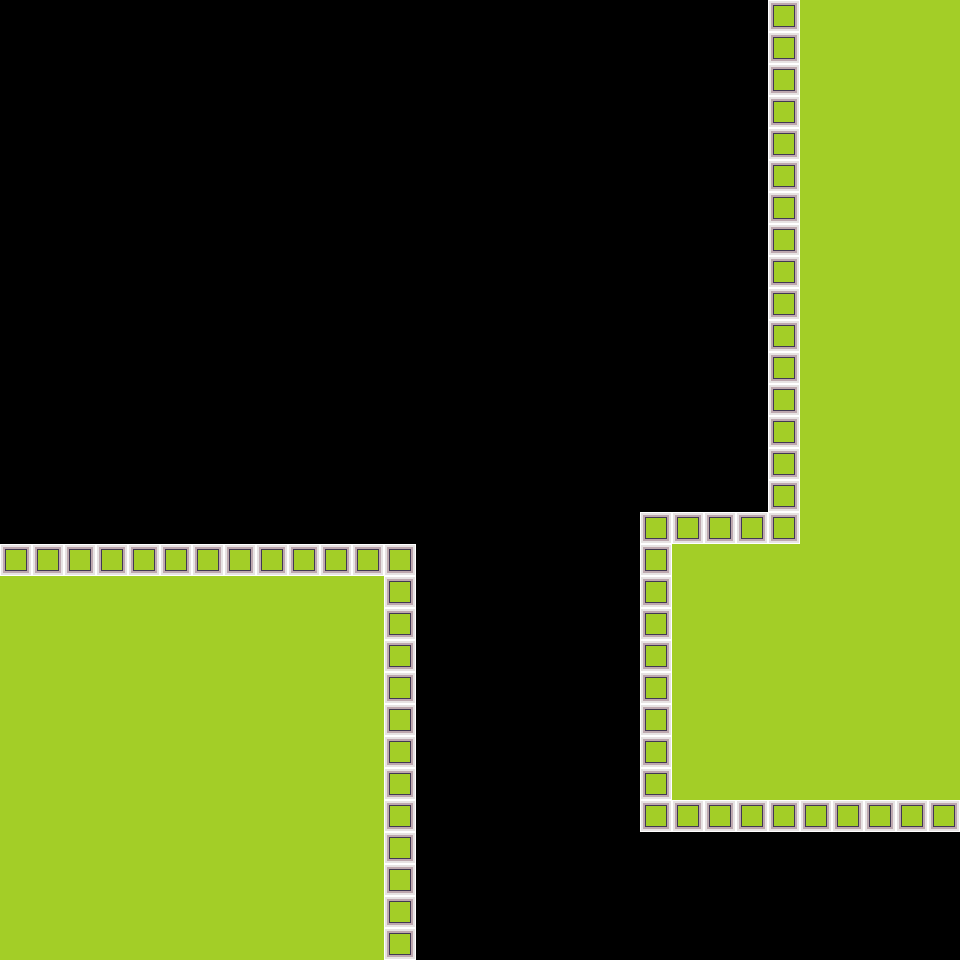

Tiled map render using the project's own tile images. Description and the whole map definition, tile-layer contents included, below:
An orthogonal 30x30 tile map with 32x32 px tiles, 1 tile layer (Tile Layer 1).

<map version="1.0" orientation="orthogonal" renderorder="left-down" width="30" height="30" tilewidth="32" tileheight="32" nextobjectid="1">
 <properties>
  <property name="DownExitMaxX" value="13" />
  <property name="MaxY" value="16" />
  <property name="UpExitMaxX" value="23" />
 </properties>
 <tileset firstgid="1" name="Tileset" tilewidth="32" tileheight="32">
  <image source="../TiledTileset.png" trans="ff00ff" width="320" height="160" />
 </tileset>
 <layer name="Tile Layer 1" width="30" height="30">
  <data encoding="csv">
0,0,0,0,0,0,0,0,0,0,0,0,0,0,0,0,0,0,0,0,0,0,0,0,12,11,11,11,11,11,
0,0,0,0,0,0,0,0,0,0,0,0,0,0,0,0,0,0,0,0,0,0,0,0,12,11,11,11,11,11,
0,0,0,0,0,0,0,0,0,0,0,0,0,0,0,0,0,0,0,0,0,0,0,0,12,11,11,11,11,11,
0,0,0,0,0,0,0,0,0,0,0,0,0,0,0,0,0,0,0,0,0,0,0,0,12,11,11,11,11,11,
0,0,0,0,0,0,0,0,0,0,0,0,0,0,0,0,0,0,0,0,0,0,0,0,12,11,11,11,11,11,
0,0,0,0,0,0,0,0,0,0,0,0,0,0,0,0,0,0,0,0,0,0,0,0,12,11,11,11,11,11,
0,0,0,0,0,0,0,0,0,0,0,0,0,0,0,0,0,0,0,0,0,0,0,0,12,11,11,11,11,11,
0,0,0,0,0,0,0,0,0,0,0,0,0,0,0,0,0,0,0,0,0,0,0,0,12,11,11,11,11,11,
0,0,0,0,0,0,0,0,0,0,0,0,0,0,0,0,0,0,0,0,0,0,0,0,12,11,11,11,11,11,
0,0,0,0,0,0,0,0,0,0,0,0,0,0,0,0,0,0,0,0,0,0,0,0,12,11,11,11,11,11,
0,0,0,0,0,0,0,0,0,0,0,0,0,0,0,0,0,0,0,0,0,0,0,0,12,11,11,11,11,11,
0,0,0,0,0,0,0,0,0,0,0,0,0,0,0,0,0,0,0,0,2,2,2,2,12,11,11,11,11,11,
0,0,0,0,0,0,0,0,0,0,0,0,0,0,0,0,0,0,0,0,2,2,2,2,12,11,11,11,11,11,
0,0,0,0,0,0,0,0,0,0,0,0,0,0,0,0,0,0,0,0,2,2,2,2,12,11,11,11,11,11,
0,0,0,0,0,0,0,0,0,0,0,0,0,0,0,0,0,0,0,0,2,2,2,2,12,11,11,11,11,11,
0,0,0,0,0,0,0,0,0,0,0,0,0,0,0,0,0,0,0,0,2,2,2,2,12,11,11,11,11,11,
0,0,0,0,0,0,0,0,0,0,0,0,0,0,0,0,0,0,0,0,12,12,12,12,12,11,11,11,11,11,
12,12,12,12,12,12,12,12,12,12,12,12,12,0,0,0,0,0,0,0,12,11,11,11,11,11,11,11,11,11,
11,11,11,11,11,11,11,11,11,11,11,11,12,5,5,5,5,5,5,5,12,11,11,11,11,11,11,11,11,11,
11,11,11,11,11,11,11,11,11,11,11,11,12,5,5,5,5,5,5,5,12,11,11,11,11,11,11,11,11,11,
11,11,11,11,11,11,11,11,11,11,11,11,12,0,0,0,0,0,0,0,12,11,11,11,11,11,11,11,11,11,
11,11,11,11,11,11,11,11,11,11,11,11,12,0,0,0,0,0,0,0,12,11,11,11,11,11,11,11,11,11,
11,11,11,11,11,11,11,11,11,11,11,11,12,0,0,0,0,0,0,0,12,11,11,11,11,11,11,11,11,11,
11,11,11,11,11,11,11,11,11,11,11,11,12,0,0,0,0,0,0,0,12,11,11,11,11,11,11,11,11,11,
11,11,11,11,11,11,11,11,11,11,11,11,12,0,0,0,0,0,0,0,12,11,11,11,11,11,11,11,11,11,
11,11,11,11,11,11,11,11,11,11,11,11,12,0,0,0,0,0,0,0,12,12,12,12,12,12,12,12,12,12,
11,11,11,11,11,11,11,11,11,11,11,11,12,0,0,0,0,0,0,0,0,0,0,0,0,0,0,0,0,0,
11,11,11,11,11,11,11,11,11,11,11,11,12,0,0,0,0,0,0,0,0,0,0,0,0,0,0,0,0,0,
11,11,11,11,11,11,11,11,11,11,11,11,12,0,0,0,0,0,0,0,0,0,0,0,0,0,0,0,0,0,
11,11,11,11,11,11,11,11,11,11,11,11,12,0,0,0,0,0,0,0,0,0,0,0,0,0,0,0,0,0
</data>
 </layer>
</map>
